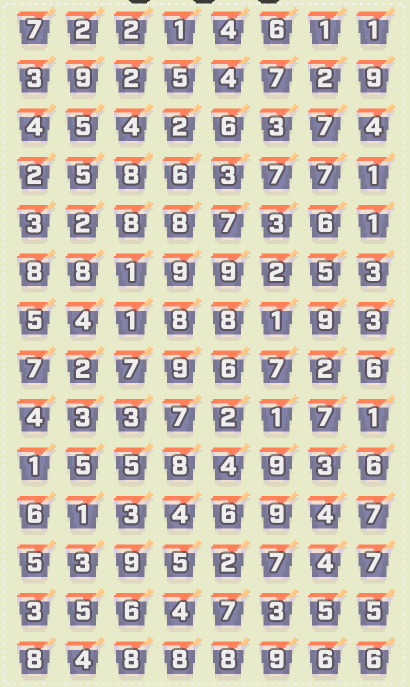
#> input picture image01.png, 819 x 1374 px (shown at 1/2 size)
$ python preprocess2.py .. out
#> lines starting #> are read from the running program, lines starting #| are printed output that depends on the picture; after the words box and inside, x2 and y2 are one past the last pixel; in counts of white or black regions, pixels touching at a corner belong together
import cv2
import numpy as np
import os
import sys
import glob

def process_image_to_normalized_digit(image_input, canvas_size=28, target_digit_size=20):
    """
    完整圖像處理流程。
    讀取一張圖片，經過所有處理步驟，返回一個 28x28 的標準化 numpy array。

    :param image_input: 輸入圖片的路徑 (str) 或 已經讀取的圖片 (numpy array)。
    :param canvas_size: 最終畫布的大小 (預設 28)。
    :param target_digit_size: 畫布內數字的目標大小 (預設 20)。
    :return: 處理完成的 28x28 numpy array，如果過程中出錯則返回 None。
    """
#> called with image_input = '../image01.png', canvas_size = 28, target_digit_size = 20
    # =================================================================
    # 步驟 1: 讀取圖片，轉為灰階，閾值化，反轉顏色
    # =================================================================
    if isinstance(image_input, str):
        original_img = cv2.imread(image_input)
#> original_img is the input picture: shape (1374, 819, 3); mean B, G, R 182.6, 199.8, 208.1
        if original_img is None:
            print(f"警告：無法讀取圖片 {image_input}，跳過。")
            return None
    elif isinstance(image_input, np.ndarray):
        original_img = image_input
    else:
        print("錯誤: image_input 必須是檔案路徑或 numpy array")
        return None

    gray_img = cv2.cvtColor(original_img, cv2.COLOR_BGR2GRAY)
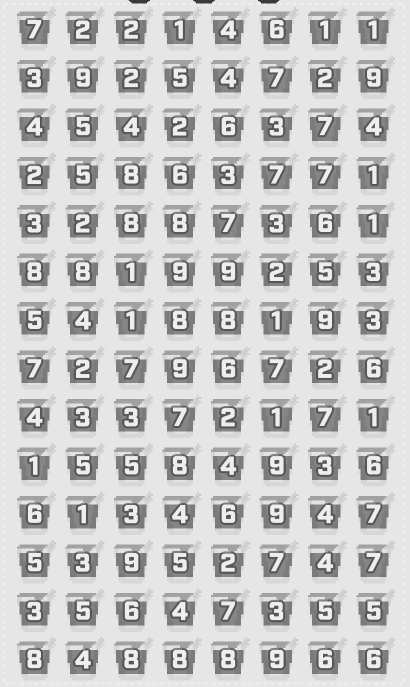
#> gray_img: shape (1374, 819) (shown at 1/2 size); min 58, max 239, mean 200.3

    # 閾值化：將數字變為白色，背景變為黑色
    # 注意：這裡的 THRESH_BINARY_INV 可能與原腳本的兩步驟操作(THRESH_BINARY + bitwise_not)等效
    # 但為保持邏輯一致，我們遵循原腳本的步驟
    _ , binary_img = cv2.threshold(gray_img, 210, 255, cv2.THRESH_BINARY)
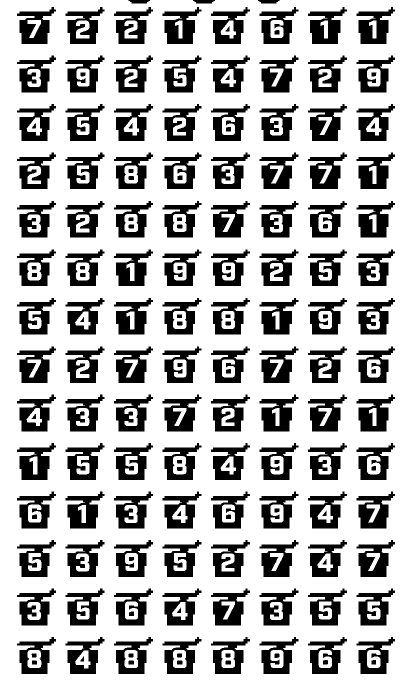
#> binary_img: shape (1374, 819) (shown at 1/2 size); 70.7% white; 174 black regions, largest, box (x1, y1, x2, y2) and area: (325, 14, 403, 88) 3223, (616, 14, 694, 88) 3223, (519, 789, 597, 863) 3220
    # 反轉：數字變為黑色，背景變為白色
    inverted_img = cv2.bitwise_not(binary_img)
#> inverted_img: shape (1374, 819); 29.3% white; 174 white regions

    # =================================================================
    # 步驟 2: 尋找內部輪廓，提取實心數字
    # =================================================================
    contours, hierarchy = cv2.findContours(inverted_img, cv2.RETR_TREE, cv2.CHAIN_APPROX_SIMPLE)
#> contours = 286 contours; largest, box (x1, y1, x2, y2) and area: (616, 789, 694, 863) 3442, (131, 886, 209, 960) 3437, (325, 789, 403, 863) 3437, (228, 886, 306, 960) 3436, (422, 402, 500, 475) 3421
    solid_digit_mask = np.zeros_like(inverted_img)

    if hierarchy is not None:
        for i, h in enumerate(hierarchy[0]):
            parent_idx = h[3]
            # 條件：必須有父輪廓 (代表是孔洞) 且面積大於一定值以過濾雜訊
            if parent_idx != -1 and cv2.contourArea(contours[i]) > 20:
                cv2.drawContours(solid_digit_mask, [contours[i]], -1, 255, thickness=cv2.FILLED)
#> this loop made 286 passes
#> (h, parent_idx) on passes 1 to 3: ([3, -1, 1, -1], -1), ([-1, -1, 2, 0], 0), ([-1, -1, -1, 1], 1)
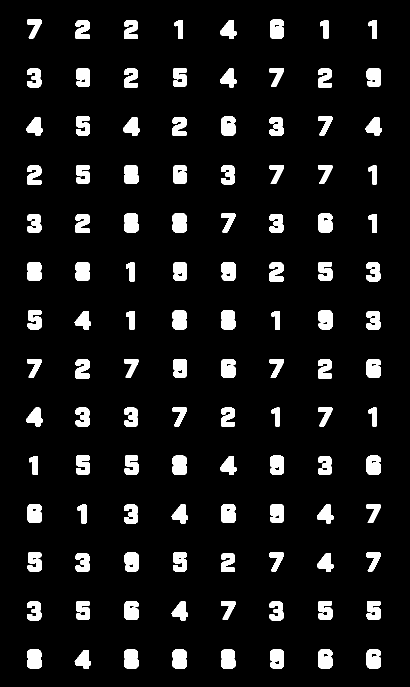
#> solid_digit_mask: shape (1374, 819) (shown at 1/2 size); 8% white; 112 white regions, largest, box (x1, y1, x2, y2) and area: (54, 1299, 84, 1337) 1045, (345, 911, 374, 950) 1042, (54, 524, 84, 562) 1041

    # =================================================================
    # 步驟 3: 結合實心輪廓與原始輪廓，恢復數字的孔洞
    # =================================================================
    # 為了進行 AND 運算，我們需要一個黑底白字（帶孔）的圖像
    # inverted_img 是白底黑字，所以我們需要再次反轉它
    raw_inverted_for_and = cv2.bitwise_not(inverted_img)
    # 交集運算，恢復孔洞
    perfect_digit = cv2.bitwise_and(solid_digit_mask, raw_inverted_for_and)
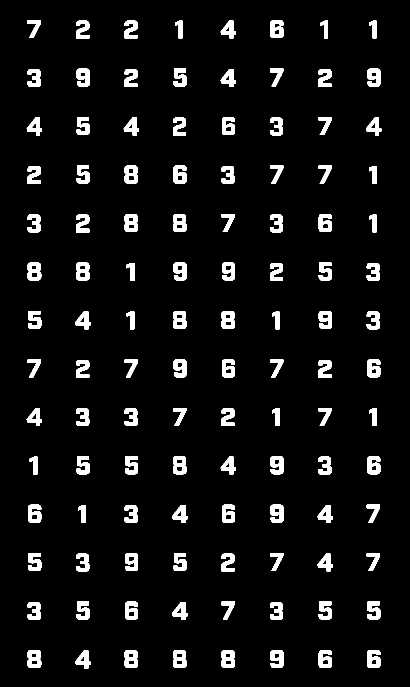
#> perfect_digit: shape (1374, 819) (shown at 1/2 size); 6.2% white; 112 white regions, largest, box (x1, y1, x2, y2) and area: (55, 525, 83, 561) 781, (734, 912, 761, 949) 780, (55, 1300, 83, 1336) 777

    # =================================================================
    # 步驟 4: 裁切、縮放並置中到標準畫布上
    # =================================================================
    coords = cv2.findNonZero(perfect_digit)
#> coords = contour of 69338 points, box (x1, y1, x2, y2) (53, 40, 763, 1337), area 381230
    # 如果 perfect_digit 是全黑的（例如，無法識別的儲存格），coords 會是 None
    if coords is None:
        # 返回 None 表示該儲存格為空
        return None

    x, y, w, h = cv2.boundingRect(coords)
#> x = 53; y = 40; w = 710; h = 1297
    digit_roi = perfect_digit[y:y+h, x:x+w]
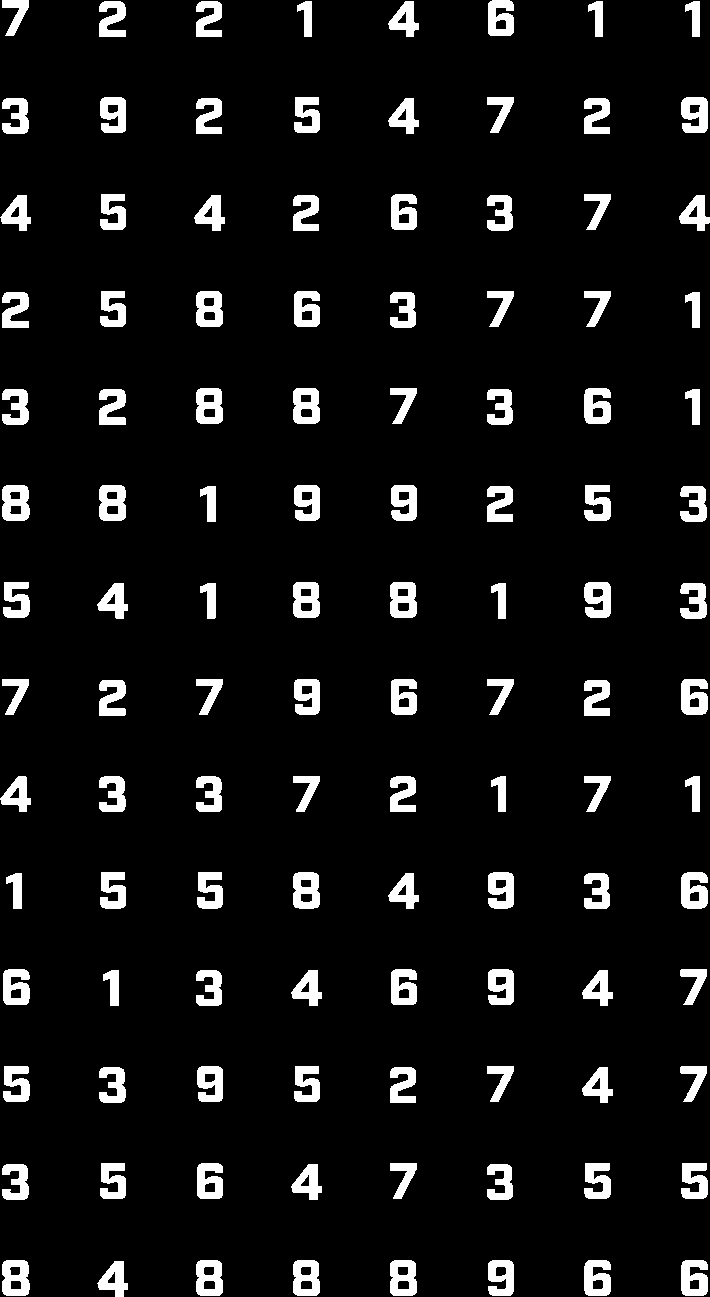
#> digit_roi: shape (1297, 710); 7.5% white; 112 white regions, largest, box (x1, y1, x2, y2) and area: (2, 485, 30, 521) 781, (681, 872, 708, 909) 780, (2, 1260, 30, 1296) 777

    # 等比縮放
    ratio = target_digit_size / max(w, h)
#> ratio = 0.0154
    new_w = int(w * ratio)
#> new_w = 10
    new_h = int(h * ratio)
#> new_h = 20

    # 防止 new_w 或 new_h 為 0
    if new_w == 0 or new_h == 0:
        return None

    resized_digit = cv2.resize(digit_roi, (new_w, new_h), interpolation=cv2.INTER_AREA)

    # 貼到畫布中央
    final_tensor = np.zeros((canvas_size, canvas_size), dtype=np.uint8)
    offset_x = (canvas_size - new_w) // 2
#> offset_x = 9
    offset_y = (canvas_size - new_h) // 2
#> offset_y = 4
    final_tensor[offset_y:offset_y+new_h, offset_x:offset_x+new_w] = resized_digit

    return final_tensor

def main():
    """
    主函式：接收輸入目錄和輸出目錄，處理圖片並儲存結果。
    """
    if len(sys.argv) < 3:
        print("用法: python test5.py <輸入目錄> <輸出目錄>")
        sys.exit(1)

    input_directory = sys.argv[1]
    output_directory = sys.argv[2]

    if not os.path.isdir(input_directory):
        print(f"錯誤: 輸入目錄 '{input_directory}' 不是一個有效的目錄。")
        sys.exit(1)

    # 如果輸出目錄不存在，則建立它
    os.makedirs(output_directory, exist_ok=True)
    print(f"輸出將儲存至: '{output_directory}'")

    # 尋找所有常見格式的圖片檔案
    image_paths = glob.glob(os.path.join(input_directory, '*.png'))
    image_paths += glob.glob(os.path.join(input_directory, '*.jpg'))
    image_paths += glob.glob(os.path.join(input_directory, '*.bmp'))

    if not image_paths:
        print(f"在 '{input_directory}' 中找不到任何圖片檔案。")
        sys.exit(0)

    print(f"在 '{input_directory}' 中找到 {len(image_paths)} 張圖片，開始處理...")

    processed_count = 0
    for i, path in enumerate(image_paths):
        filename = os.path.basename(path)
        print(f"({i+1}/{len(image_paths)}) 正在處理: {filename}", end='')

        # 執行處理流程
        final_result_array = process_image_to_normalized_digit(path)

        if final_result_array is not None:
            # 建立輸出路徑並儲存檔案
            output_path = os.path.join(output_directory, filename)
            cv2.imwrite(output_path, final_result_array)
            print(f" -> 已儲存至 {output_path}")
            processed_count += 1
        else:
            print(f" -> 處理失敗，已跳過。")
#> pass 2 of the loop in main, `for i, path in enumerate(image_paths):`:
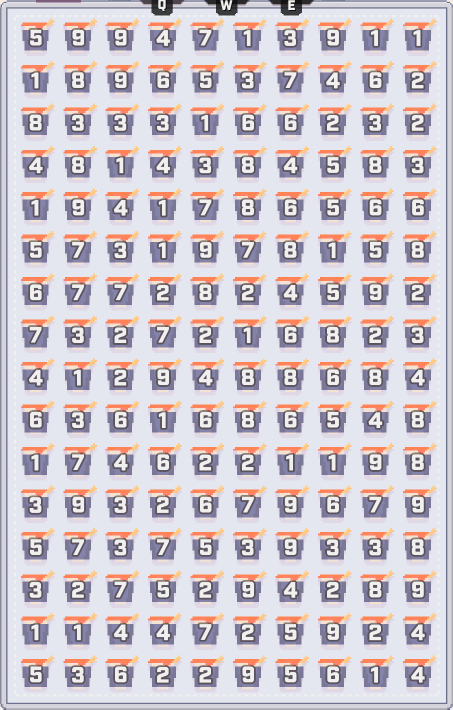
#> input picture image02.png, 906 x 1419 px (shown at 1/2 size)
#> in process_image_to_normalized_digit, original_img is the input picture: shape (1419, 906, 3); mean B, G, R 205.1, 198.2, 206.3
#> gray_img: shape (1419, 906)
#> in process_image_to_normalized_digit (call 2), `_ , binary_img = cv2.threshold(gray_img, 210, 255, cv2.THRESH_BINARY)`:
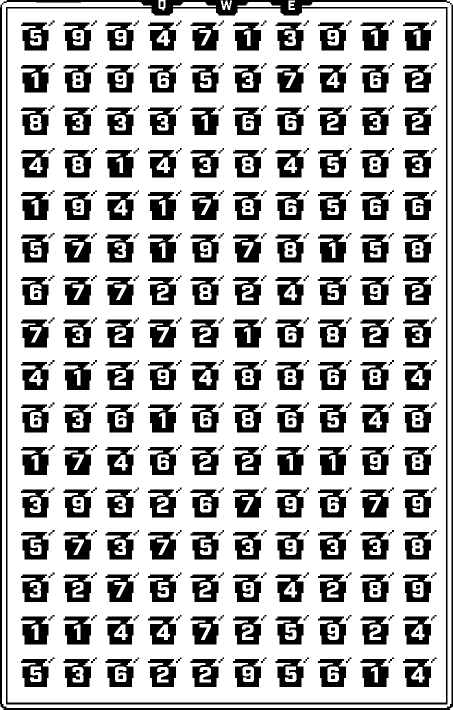
#> binary_img: shape (1419, 906) (shown at 1/2 size); 71.8% white; 411 black regions, largest, box (x1, y1, x2, y2) and area: (0, 0, 906, 1419) 33846, (127, 1233, 182, 1289) 2244, (721, 1318, 777, 1374) 2236
#> inverted_img: shape (1419, 906); 28.2% white; 411 white regions
#> contours = 577 contours, 2 with area under 20; largest, box (x1, y1, x2, y2) and area: (0, 0, 906, 1419) 1282820, (14, 16, 893, 1406) 1217905, (3, 3, 904, 1417) 38386, (127, 469, 182, 525) 2411, (42, 1318, 97, 1374) 2409
#> the loop in process_image_to_normalized_digit (call 2), `for i, h in enumerate(hierarchy[0]):` made 577 passes
#> (h, parent_idx) on passes 1 to 3: ([1, -1, -1, -1], -1), ([-1, 0, 2, -1], -1), ([572, -1, 3, 1], 1)
#> perfect_digit: shape (1419, 906); 71.8% white; 410 black regions, largest, box (x1, y1, x2, y2) and area: (0, 0, 906, 1419) 34307, (127, 1233, 182, 1289) 2244, (721, 1318, 777, 1374) 2236
#> coords = contour of 922678 points, box (x1, y1, x2, y2) (4, 1, 903, 1416), area 302623
#> in process_image_to_normalized_digit (call 2), `x, y, w, h = cv2.boundingRect(coords)`: x = 4; y = 1; w = 899; h = 1415
#> digit_roi: shape (1415, 899); 72.5% white; 414 black regions, largest, box (x1, y1, x2, y2) and area: (0, 0, 899, 1408) 20618, (123, 1232, 178, 1288) 2244, (717, 1317, 773, 1373) 2236
#> ratio = 0.0141
#> new_w = 12
#> offset_x = 8
#> in process_image_to_normalized_digit (call 2), `final_tensor[offset_y:offset_y+new_h, offset_x:offset_x+new_w] = resiz..`:
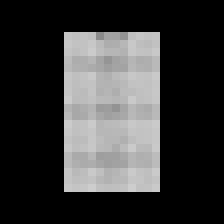
#> final_tensor: shape (28, 28) (shown 8 times larger); min 0, max 205, mean 56.6

    print(f"\n所有圖片處理完畢。共 {processed_count} 張圖片成功處理並儲存。")

if __name__ == '__main__':
    main()
